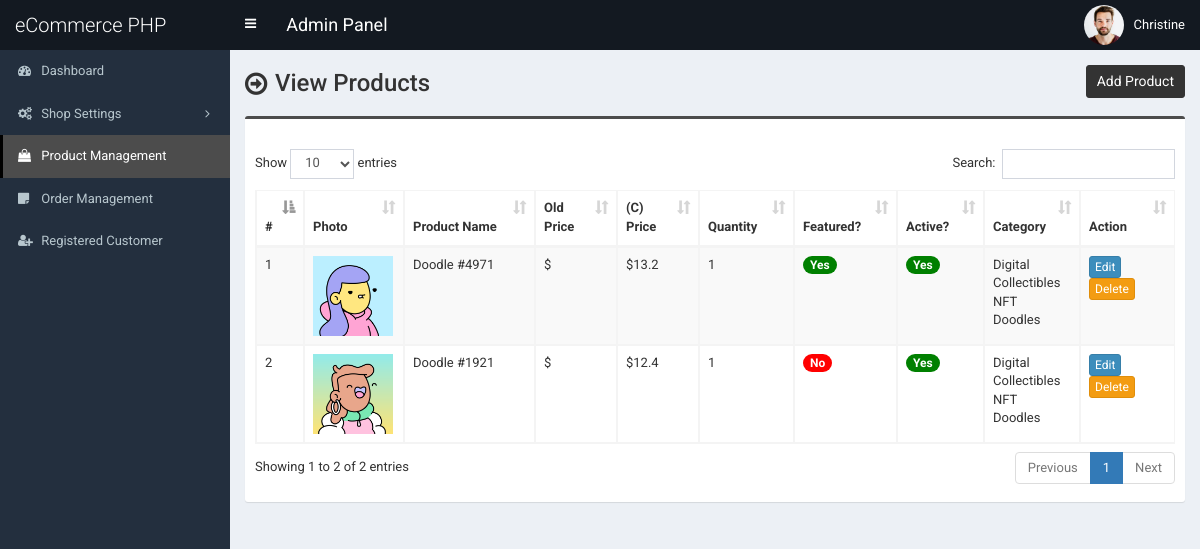
/admin/product.php (signed in), run on an earlier commit of the app's database.
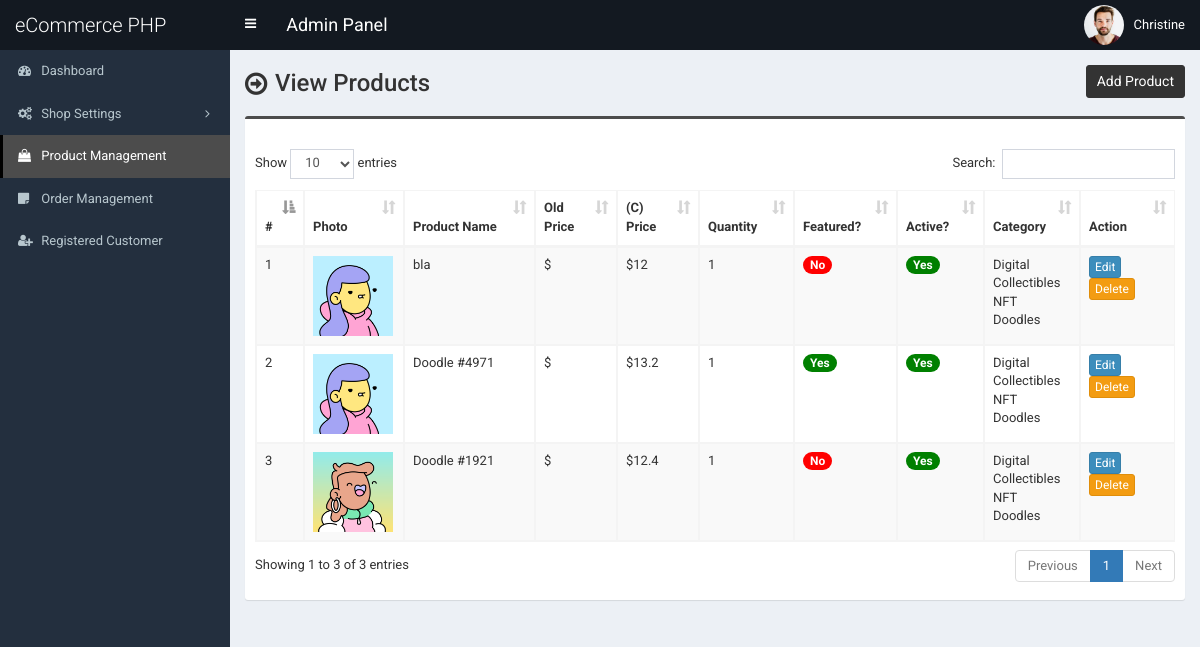
And on a later commit of the database.
### tables this page shows
CREATE TABLE `tbl_product` (
  `p_id` int(11) NOT NULL,
  `p_name` varchar(255) NOT NULL,
  `p_old_price` varchar(10) NOT NULL,
  `p_current_price` varchar(10) NOT NULL,
  `p_qty` int(10) NOT NULL,
  `p_featured_photo` varchar(255) NOT NULL,
  `p_description` text NOT NULL,
  `p_short_description` text NOT NULL,
  `p_feature` text NOT NULL,
  `p_condition` text NOT NULL,
  `p_return_policy` text NOT NULL,
  `p_total_view` int(11) NOT NULL,
  `p_is_featured` int(1) NOT NULL,
  `p_is_active` int(1) NOT NULL,
  `ecat_id` int(11) NOT NULL
);

CREATE TABLE `tbl_top_category` (
  `tcat_id` int(11) NOT NULL,
  `tcat_name` varchar(255) NOT NULL,
  `show_on_menu` int(1) NOT NULL
);

CREATE TABLE `tbl_mid_category` (
  `mcat_id` int(11) NOT NULL,
  `mcat_name` varchar(255) NOT NULL,
  `tcat_id` int(11) NOT NULL
);

CREATE TABLE `tbl_end_category` (
  `ecat_id` int(11) NOT NULL,
  `ecat_name` varchar(255) NOT NULL,
  `mcat_id` int(11) NOT NULL
);

### admin/product.php (the view, shortened to what this page needs)
<?php require_once('header.php'); ?>
<section class="content-header">
	<div class="content-header-left">
		<h1>View Products</h1>
	</div>
	<div class="content-header-right">
		<a href="product-add.php" class="btn btn-primary btn-sm">Add Product</a>
	</div>
</section>
<section class="content">
	<div class="row">
		<div class="col-md-12">
			<div class="box box-info">
				<div class="box-body table-responsive">
					<table id="example1" class="table table-bordered table-hover table-striped">
						<thead class="thead-dark">
							<tr>
								<th width="10">#</th>
								<th>Photo</th>
								<th width="160">Product Name</th>
								<th width="60">Old Price</th>
								<th width="60">(C) Price</th>
								<th width="60">Quantity</th>
								<th>Featured?</th>
								<th>Active?</th>
								<th>Category</th>
								<th width="80">Action</th>
							</tr>
						</thead>
						<tbody>
							<?php
							$i = 0;
							$statement = $pdo->prepare("SELECT
														t1.p_id,
														t1.p_name,
														t1.p_old_price,
														t1.p_current_price,
														t1.p_qty,
														t1.p_featured_photo,
														t1.p_is_featured,
														t1.p_is_active,
														t1.ecat_id,
														t2.ecat_id,
														t2.ecat_name,
														t3.mcat_id,
														t3.mcat_name,
														t4.tcat_id,
														t4.tcat_name
							                           	FROM tbl_product t1
							                           	JOIN tbl_end_category t2
							                           	ON t1.ecat_id = t2.ecat_id
							                           	JOIN tbl_mid_category t3
							                           	ON t2.mcat_id = t3.mcat_id
							                           	JOIN tbl_top_category t4
							                           	ON t3.tcat_id = t4.tcat_id
							                           	ORDER BY t1.p_id DESC
							                           	");
							$statement->execute();
							$result = $statement->fetchAll(PDO::FETCH_ASSOC);
							foreach ($result as $row) {
								$i++;
							?>
								<tr>
									<td><?php echo $i; ?></td>
									<td style="width:82px;"><img src="../assets/uploads/<?php echo $row['p_featured_photo']; ?>" alt="<?php echo $row['p_name']; ?>" style="width:80px;"></td>
									<td><?php echo $row['p_name']; ?></td>
									<td>$<?php echo $row['p_old_price']; ?></td>
									<td>$<?php echo $row['p_current_price']; ?></td>
									<td><?php echo $row['p_qty']; ?></td>
									<td>
										<?php if ($row['p_is_featured'] == 1) {
											echo '<span class="badge badge-success" style="background-color:green;">Yes</span>';
										} else {
											echo '<span class="badge badge-success" style="background-color:red;">No</span>';
										} ?>
									</td>
									<td>
										<?php if ($row['p_is_active'] == 1) {
											echo '<span class="badge badge-success" style="background-color:green;">Yes</span>';
										} else {
											echo '<span class="badge badge-danger" style="background-color:red;">No</span>';
										} ?>
									</td>
									<td><?php echo $row['tcat_name']; ?><br><?php echo $row['mcat_name']; ?><br><?php echo $row['ecat_name']; ?></td>
									<td>
										<a href="product-edit.php?id=<?php echo $row['p_id']; ?>" class="btn btn-primary btn-xs">Edit</a>
										<a href="#" class="btn btn-warning btn-xs" data-href="product-delete.php?id=<?php echo $row['p_id']; ?>" data-toggle="modal" data-target="#confirm-delete">Delete</a>
									</td>
								</tr>
							<?php
							}
							?>
						</tbody>
					</table>
				</div>
			</div>
		</div>
	</div>
</section>
<?php require_once('footer.php'); ?>

### admin/header.php (shortened to what this page needs)
<!DOCTYPE html>
<html>
<head>
	<link rel="stylesheet" href="css/bootstrap.min.css">
	<link rel="stylesheet" href="css/font-awesome.min.css">
	<link rel="stylesheet" href="css/ionicons.min.css">
	<link rel="stylesheet" href="css/datepicker3.css">
	<link rel="stylesheet" href="css/all.css">
	<link rel="stylesheet" href="css/select2.min.css">
	<link rel="stylesheet" href="css/dataTables.bootstrap.css">
	<link rel="stylesheet" href="css/jquery.fancybox.css">
	<link rel="stylesheet" href="css/AdminLTE.min.css">
	<link rel="stylesheet" href="css/_all-skins.min.css">
	<link rel="stylesheet" href="css/on-off-switch.css"/>
	<link rel="stylesheet" href="css/summernote.css">
	<link rel="stylesheet" href="style.css">
</head>
<body class="hold-transition fixed skin-blue sidebar-mini">
	<div class="wrapper">
		<header class="main-header">
			<a href="index.php" class="logo">
				<span class="logo-lg">eCommerce PHP</span>
			</a>
			<nav class="navbar navbar-static-top">
				<a href="#" class="sidebar-toggle" data-toggle="offcanvas" role="button">
				</a>
				<span style="float:left;line-height:50px;color:#fff;padding-left:15px;font-size:18px;">Admin Panel</span>
				<div class="navbar-custom-menu">
					<ul class="nav navbar-nav">
						<li class="dropdown user user-menu">
							<a href="#" class="dropdown-toggle" data-toggle="dropdown">
								<img src="../assets/uploads/<?php echo $_SESSION['user']['photo']; ?>" class="user-image" alt="User Image">
								<span class="hidden-xs"><?php echo $_SESSION['user']['full_name']; ?></span>
							</a>
						</li>
					</ul>
				</div>
			</nav>
		</header>
  		<?php $cur_page = substr($_SERVER["SCRIPT_NAME"],strrpos($_SERVER["SCRIPT_NAME"],"/")+1); ?>
  		<aside class="main-sidebar">
    		<section class="sidebar">
      			<ul class="sidebar-menu">
			        <li class="treeview <?php if($cur_page == 'index.php') {echo 'active';} ?>">
			          <a href="index.php">
			            <i class="fa fa-dashboard"></i> <span>Dashboard</span>
			          </a>
			        </li>
                    <li class="treeview <?php if( ($cur_page == 'size.php') || ($cur_page == 'size-add.php') || ($cur_page == 'size-edit.php') || ($cur_page == 'color.php') || ($cur_page == 'color-add.php') || ($cur_page == 'color-edit.php') || ($cur_page == 'country.php') || ($cur_page == 'country-add.php') || ($cur_page == 'country-edit.php') || ($cur_page == 'shipping-cost.php') || ($cur_page == 'shipping-cost-edit.php') || ($cur_page == 'top-category.php') || ($cur_page == 'top-category-add.php') || ($cur_page == 'top-category-edit.php') || ($cur_page == 'mid-category.php') || ($cur_page == 'mid-category-add.php') || ($cur_page == 'mid-category-edit.php') || ($cur_page == 'end-category.php') || ($cur_page == 'end-category-add.php') || ($cur_page == 'end-category-edit.php') ) {echo 'active';} ?>">
                        <a href="#">
                            <i class="fa fa-cogs"></i>
                            <span>Shop Settings</span>
                            <span class="pull-right-container">
								<i class="fa fa-angle-left pull-right"></i>
							</span>
                        </a>
                    </li>
                    <li class="treeview <?php if( ($cur_page == 'product.php') || ($cur_page == 'product-add.php') || ($cur_page == 'product-edit.php') ) {echo 'active';} ?>">
                        <a href="product.php">
                            <i class="fa fa-shopping-bag"></i> <span>Product Management</span>
                        </a>
                    </li>
                    <li class="treeview <?php if( ($cur_page == 'order.php') ) {echo 'active';} ?>">
                        <a href="order.php">
                            <i class="fa fa-sticky-note"></i> <span>Order Management</span>
                        </a>
                    </li>
						<li class="treeview <?php if( ($cur_page == 'customer.php') || ($cur_page == 'customer-add.php') || ($cur_page == 'customer-edit.php') ) {echo 'active';} ?>">
			          <a href="customer.php">
			            <i class="fa fa-user-plus"></i> <span>Registered Customer</span>
			          </a>
			        </li>
      			</ul>
    		</section>
  		</aside>
  		<div class="content-wrapper">

### admin/footer.php (shortened to what this page needs)
</div>
</div>
</body>
</html>

### admin/style.css (style rules this page uses)
body { font-size: 13px; font-family: "Roboto", sans-serif; }
.navbar-nav > .user-menu .user-image { width: 40px; height: 40px; margin-top: -10px; }
.content-header > h1, .content-header .content-header-left h1 { font-family: "Roboto", sans-serif; }
.main-header .logo { text-align: left; }
.main-header .logo .logo-lg { font-family: "Roboto", sans-serif; }
.box-info { padding-top: 20px; }
.sidebar-menu li > a > .pull-right-container > .fa-angle-left:before { content: "\f105"; }
.content-header { overflow: hidden; }
.content-header .content-header-left { float: left; padding-top: 5px; }
.content-header .content-header-right { float: right; }
.content-header .content-header-left h1 { margin-top: 0; margin-bottom: 0; padding-left: 30px; padding-bottom: 5px; font-size: 24px; position: relative; }
.content-header .content-header-left h1:before { position: absolute; top: 0; left: 0; font-family: "FontAwesome", sans-serif; font-size: 26px; content: "\f18e"; }
.content-header .content-header-right a { position: relative; font-size: 14px; }
.skin-blue .sidebar-menu > li:hover > a, .skin-blue .sidebar-menu > li.active > a { color: #fff; background: #3c8dbc; border-left-color: #3c8dbc; }
.skin-blue .main-header .logo, .skin-blue .main-header .logo:hover, .skin-blue .main-header .navbar, .skin-blue .main-header .navbar .sidebar-toggle:hover { background-color: #131921; }
.skin-blue .sidebar-menu > li:hover > a, .skin-blue .sidebar-menu > li.active > a { background-color: #4c4c4c; border-left-color: #000000; }
.box.box-info { border-top-color: #4c4c4c; }
.content-header .content-header-right a { background-color: #333333; border-color: #333333; }

What changed in the data, as far as the page shows it:
added tbl_product: p_featured_photo (picture), p_name "bla", p_current_price "12", p_qty "1", p_is_featured "No", p_is_active "Yes", tbl_top_category.tcat_name "Digital Collectibles", tbl_mid_category.mcat_name "NFT", ecat.ecat_name "Doodles"
Also different on the page:
text written by a page script: "Show entries Search: Showing 1 to 2 of 2 entries Previous 1 Next" → "Show entries Search: Showing 1 to 3 of 3 entries Previous 1 Next"
